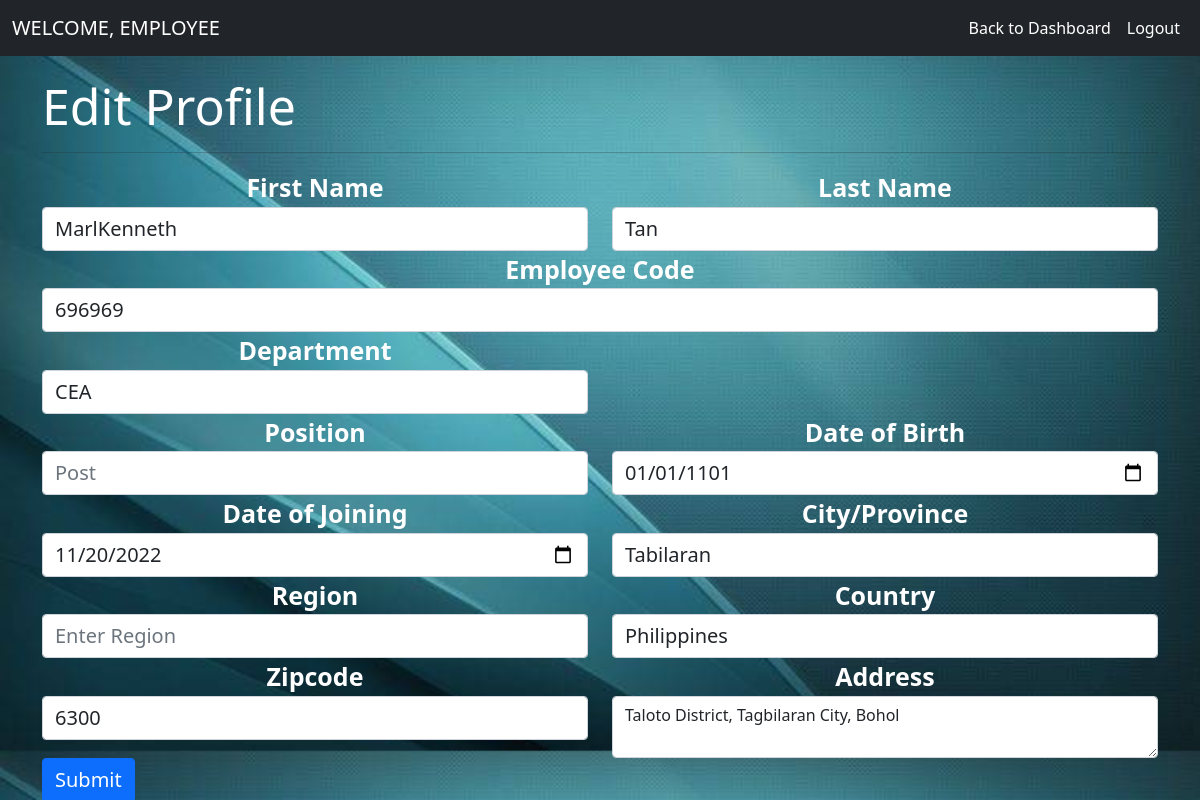
Screenshot of /emp_profile/ (signed in) with the database file from the repository.
### admin_side/models.py (models this page shows, shortened)
class Employee(models.Model):
    user = models.ForeignKey(User, on_delete=models.CASCADE, null=True)
    empcode = models.CharField(max_length=100, null=True)
    dob = models.DateField(null=True, blank=True)
    doj = models.DateField(null=True, blank=True)
    department = models.CharField(max_length=100, null=True, blank=True)
    position = models.CharField(max_length=100, null=True, blank=True)
    address = models.CharField(max_length=100, null=True, blank=True)
    city = models.CharField(max_length=100, null=True, blank=True)
    country = models.CharField(max_length=100, null=True, blank=True)
    zipcode = models.CharField(max_length=100, null=True, blank=True)
    region = models.CharField(max_length=100, null=True, blank=True)
    active = models.BooleanField(default=True)
    leave_count = models.IntegerField(null=True, blank=True, default=0)
    on_leave = models.BooleanField(default=False)

### admin_side/views.py (the view, shortened to what this page needs)
# urls.py: path('emp_profile/',profile, ),
def profile(request):
    if not request.user.is_authenticated:
        return redirect('emp_login')
    error = ""
    user = request.user
    emp_data = Employee.objects.get(user=user)
    d = {'error': error,'emp_data': emp_data}
    return render(request, 'emp_profile.html',d)

### admin_side/templates/emp_profile.html (shortened to what this page needs)
{% extends 'emp_home.html' %}
{% load static %}
{% block body %}
<body style="background-image:url('{% static 'images/adb.jpg'%}'); background-repeat: no repeat; background-size: 100%">
<div class="container">
    <h2 style="margin-top:20px;font-size: 50px; color:white; ">Edit Profile</h2><hr>
<form method="post" action="" enctype="multipart/form-data">
    <div class="row">
      <div class="col-sm-6">
        <div class="form-group" style="text-align:center; color: white; font-size:25px;font-weight:bold">
            <label>First Name</label>
            <input  style=" font-size:20px" type="text" name="firstname" placeholder="Enter First Name"  class="form-control"  value="{{emp_data.user.first_name}}" pattern="[A-Za-z]+">
        </div>
    </div>
    <div class="col-sm-6">
        <div class="form-group" style="text-align:center; color: white; font-size:25px;font-weight:bold"">
            <label>Last Name</label>
            <input style=" font-size:20px" type="text" name="lastname" placeholder="Enter Last Name"  class="form-control" value="{{emp_data.user.last_name}}" pattern="[A-Za-z]+">
        </div>
    </div>
    <div class="col-sm-12">
      <div class="form-group"style="text-align:center; color: white; font-size:25px;font-weight:bold">
          <label>Employee Code</label>
          <input style=" font-size:20px" type="text" name="empcode" value="{{emp_data.empcode}}" placeholder="Employee Code" required class="form-control" pattern="[0-9]+">
      </div>
  </div>
    <div class="form-group col-md-6" style="text-align:center; color: white; font-size:25px;font-weight:bold">
      <label for="inputPassword4">Department</label>
      <input style=" font-size:20px" type="text" class="form-control" name="department" id="inputPassword4" value="{{emp_data.department}}" required placeholder="Department">
    </div>
  </div>
    <div class="row">
    <div class="form-group col-md-6" style="text-align:center; color: white; font-size:25px;font-weight:bold">
      <label for="inputEmail4">Position</label>
      <input style=" font-size:20px" type="text" class="form-control" name="position" id="inputEmail4" value="{{emp_data.post}}" required placeholder="Post">
    </div>
    <div class="form-group col-md-6" style="text-align:center; color: white; font-size:25px;font-weight:bold">
      <label for="inputPassword4">Date of Birth</label>
      <input style=" font-size:20px" type="date" class="form-control" name="dob" id="inputPassword4"  value="{{emp_data.dob|date:"Y-m-d"}}" required>
    </div>
    </div>
    <div class="row">
    <div class="form-group col-md-6" style="text-align:center; color: white; font-size:25px;font-weight:bold">
      <label for="inputEmail4">Date of Joining</label>
      <input style=" font-size:20px" type="date" class="form-control" name="doj" id="inputEmail4" value="{{emp_data.doj|date:"Y-m-d"}}" required>
    </div>
    <div class="form-group col-md-6" style="text-align:center; color: white; font-size:25px;font-weight:bold">
      <label for="inputPassword4">City/Province</label>
      <input style=" font-size:20px" type="text" class="form-control" name="city" id="inputPassword4"  value="{{emp_data.city}}" required placeholder="Enter City/Province">
    </div>
    </div>
    <div class="row">
        <div class="form-group col-md-6" style="text-align:center; color: white; font-size:25px;font-weight:bold">
          <label for="inputEmail4">Region</label>
          <input style=" font-size:20px" type="text" class="form-control" name="region" id="inputEmail4" value="{{emp_data.state}}" required placeholder="Enter Region">
        </div>
        <div class="form-group col-md-6" style="text-align:center; color: white; font-size:25px;font-weight:bold">
          <label for="inputPassword4">Country</label>
          <input style=" font-size:20px" type="text" class="form-control" name="country" id="inputPassword4" value="{{emp_data.country}}" required placeholder="Enter Country">
        </div>
    </div>
    <div class="row">
        <div class="form-group col-md-6" style="text-align:center; color: white; font-size:25px;font-weight:bold">
          <label for="inputEmail4">Zipcode</label>
          <input style=" font-size:20px" type="text" class="form-control" name="zipcode" id="inputEmail4" value="{{emp_data.zipcode}}" required placeholder="Enter zipcode">
        </div>
        <div class="form-group col-md-6" style="text-align:center; color: white; font-size:25px;font-weight:bold">
            <label for="exampleFormControlTextarea1">Address</label>
            <textarea class="form-control" id="exampleFormControlTextarea1" name="address" rows="2">{{emp_data.address}}</textarea>
        </div>
    </div>
  <button style=" font-size:20px" type="submit" class="btn btn-primary" style="width:90px;height:60px;">Submit</button>
</form>
</div>
</body>
{% endblock  %}

### rows the page displays
Employee: firstname "MarlKenneth", lastname "Tan", empcode "696969", department "CEA", dob "01/01/1101", doj "11/20/2022", city "Tabilaran", country "Philippines", zipcode "6300", address "Taloto District, Tagbilaran City, Bohol"
